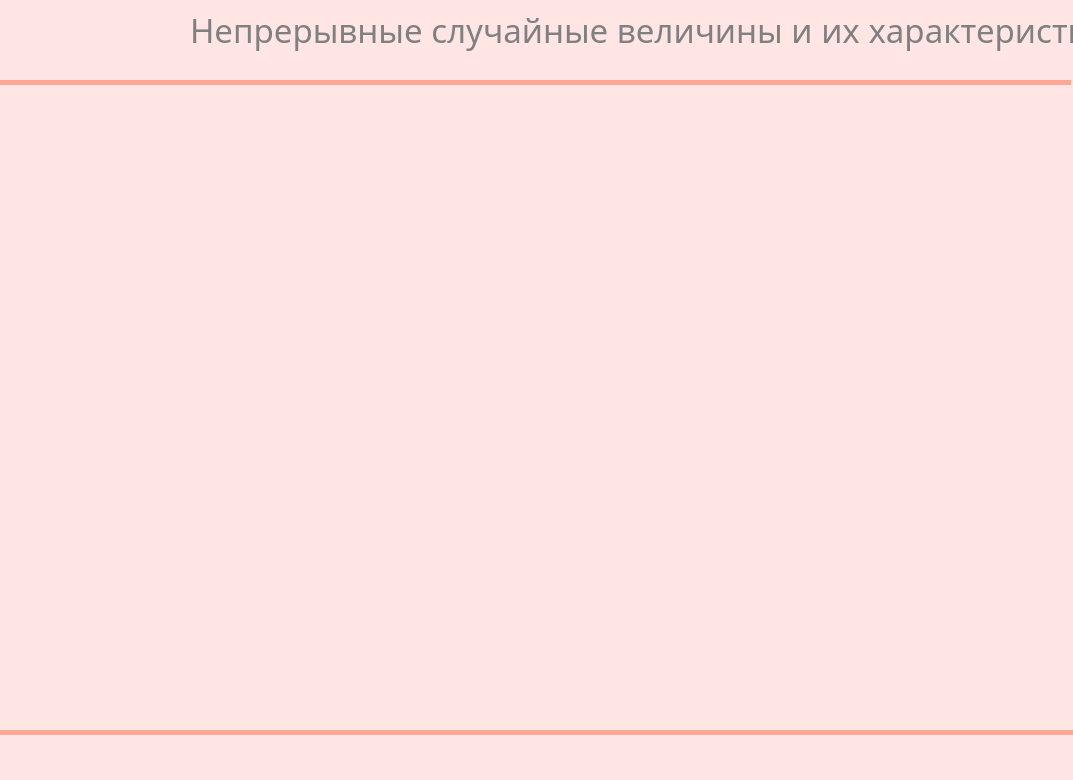
<?xml version="1.0" encoding="UTF-8"?>
<ui version="4.0">
 <class>MainWindow</class>
 <widget class="QMainWindow" name="MainWindow">
  <property name="geometry">
   <rect>
    <x>0</x>
    <y>0</y>
    <width>1073</width>
    <height>780</height>
   </rect>
  </property>
  <property name="windowTitle">
   <string>MainWindow</string>
  </property>
  <property name="styleSheet">
   <string notr="true">background-color: rgb(255, 229, 228);</string>
  </property>
  <widget class="QWidget" name="centralwidget">
   <widget class="QLabel" name="label">
    <property name="geometry">
     <rect>
      <x>190</x>
      <y>-20</y>
      <width>1000</width>
      <height>100</height>
     </rect>
    </property>
    <property name="font">
     <font>
      <family>Haettenschweiler</family>
      <pointsize>25</pointsize>
      <weight>50</weight>
      <italic>false</italic>
      <bold>false</bold>
     </font>
    </property>
    <property name="styleSheet">
     <string notr="true">color: grey

</string>
    </property>
    <property name="text">
     <string>Непрерывные случайные величины и их характеристики</string>
    </property>
   </widget>
   <widget class="QLabel" name="label_4">
    <property name="geometry">
     <rect>
      <x>0</x>
      <y>80</y>
      <width>1071</width>
      <height>5</height>
     </rect>
    </property>
    <property name="styleSheet">
     <string notr="true">background-color: rgb(255, 166, 148);</string>
    </property>
    <property name="text">
     <string/>
    </property>
   </widget>
   <widget class="QLabel" name="label_2">
    <property name="geometry">
     <rect>
      <x>0</x>
      <y>80</y>
      <width>551</width>
      <height>371</height>
     </rect>
    </property>
    <property name="text">
     <string/>
    </property>
    <property name="pixmap">
     <pixmap>../../Downloads/pngwing.com (1).png</pixmap>
    </property>
   </widget>
   <widget class="QLabel" name="label_3">
    <property name="geometry">
     <rect>
      <x>0</x>
      <y>-30</y>
      <width>491</width>
      <height>1001</height>
     </rect>
    </property>
    <property name="text">
     <string/>
    </property>
    <property name="pixmap">
     <pixmap>../../Downloads/pngwing.com (1).png</pixmap>
    </property>
   </widget>
   <widget class="QLabel" name="label_5">
    <property name="geometry">
     <rect>
      <x>0</x>
      <y>730</y>
      <width>1074</width>
      <height>5</height>
     </rect>
    </property>
    <property name="styleSheet">
     <string notr="true">background-color: rgb(255, 166, 148);</string>
    </property>
    <property name="text">
     <string/>
    </property>
   </widget>
   <zorder>label_3</zorder>
   <zorder>label_2</zorder>
   <zorder>label</zorder>
   <zorder>label_4</zorder>
   <zorder>label_5</zorder>
  </widget>
  <widget class="QStatusBar" name="statusbar"/>
 </widget>
 <resources/>
 <connections/>
</ui>
